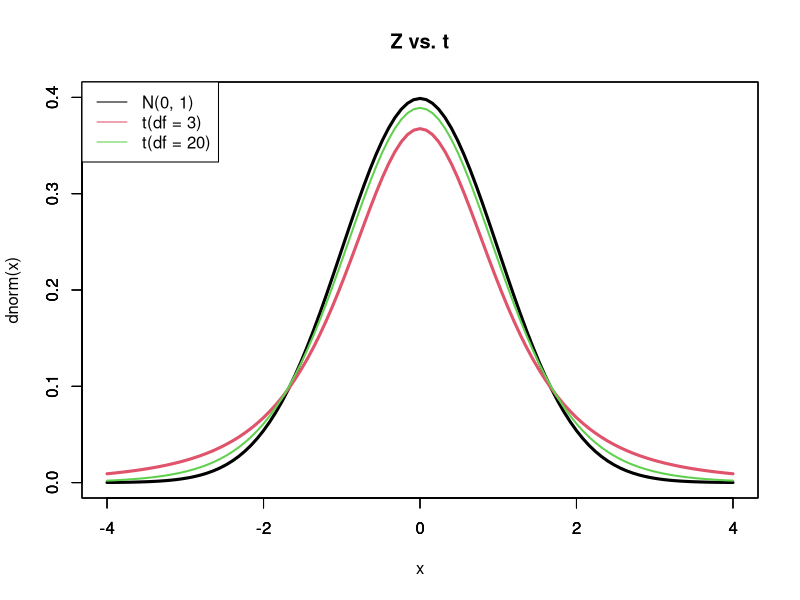
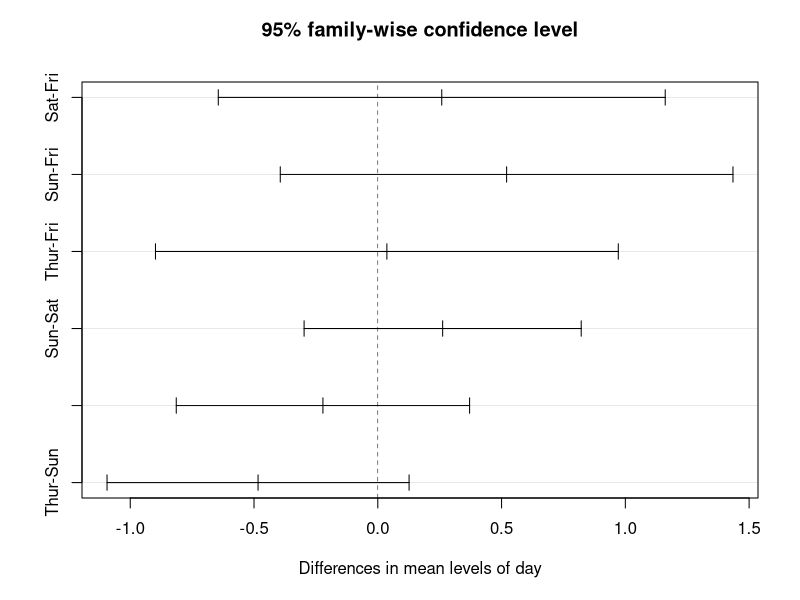
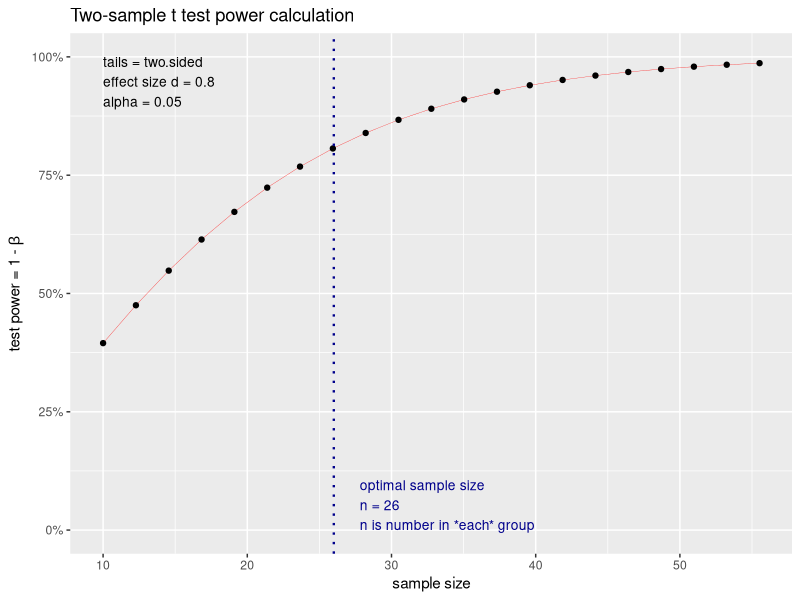

Reproduce these figures in R, in order.
## ---- chunk 1
dice <- matrix(c("確率", "1/6", "1/6", "1/6", "1/6", "1/6", "1/6"), nrow = 1)
colnames(dice) <- c("x", "1", "2", "3", "4", "5", "6")
knitr::kable(dice, caption = "サイコロの確率分布", align = "ccccccc")
## ---- chunk 2
set.seed(442)# 乱数の再現性確保のための指示。関数内の数字に特に意味はないため各自別の値を使っても良い。
die <- 1:6
d <- sample(die,size=1,replace = TRUE)
d
## ---- chunk 3
set.seed(352) 
d1 <- sample(die,size=10,replace = TRUE)
d2 <- sample(die,size=10,replace = TRUE)
d3 <- sample(die,size=10,replace = TRUE)
d_mean <- matrix(c(mean(d1),mean(d2),mean(d3)),nrow = 1)
colnames(d_mean) <- c("d1の平均", "d2の平均", "d3の平均")
knitr::kable(d_mean, caption = "サイコロの標本平均比較", align = "ccc")
## ---- chunk 4
set.seed(541) 
d10 <- sample(die,size=10,replace = TRUE)
d100 <- sample(die,size=100,replace = TRUE)
d1000 <- sample(die,size=1000,replace = TRUE)
d_lln <- matrix(c(mean(d10),mean(d100),mean(d1000)),nrow = 1)
colnames(d_lln) <- c("10回試行の平均", "100回試行の平均", "1,000回試行の平均")
knitr::kable(d_lln, caption = "サイコロの標本平均比較２", align = "ccc")
## ---- chunk 5
curve(dnorm, -4, 4, type = "l", col = 1, lwd = 3, xlim=c(-4,4), ylim=c(0,0.4))
par(new=T)
curve(dt(x, 3), -4, 4, type="l", col = 2, lwd = 3, xlim=c(-4,4), ylim=c(0,0.4), ann = FALSE)
par(new=T)
curve(dt(x, 10), -4, 4, type="l", col = 3, lwd = 2, xlim=c(-4,4), ylim=c(0,0.4), ann = FALSE)
legend("topleft", legend=c("N(0, 1)", "t(df = 3)", "t(df = 20)"), lty=1, col=1:3)
title("Z vs. t")
## ---- chunk 6
bulb_alt <- matrix(c(1873, 1685, 2275, 1760, 1769, 2176, 1748, 1760, 1994, 1473, 1715, 1771, 1784, 1684, 2038, 1850),nrow = 1)
knitr::kable(bulb_alt)
## ---- chunk 7
bulb <- c(1873, 1685, 2275, 1760, 1769, 2176, 1748, 1760, 1994, 1473, 1715, 1771, 1784, 1684, 2038, 1850)

bulb_ci <- t.test(bulb) #t検定の実施と格納
bulb_ci$conf.int #信頼区間の出力（デフォルトで95%信頼水準）
## ---- chunk 8
qnorm(0.025, lower.tail=FALSE)
## ---- chunk 9
n <- length(bulb)
z <- qnorm(0.025, lower.tail=FALSE)
xbar <- mean(bulb)
sigma <- 180
#信頼区間の計算
upper <- xbar+z*(sigma/sqrt(n))
lower <- xbar-z*(sigma/sqrt(n))
#結果のまとめと出力
ci.bulb <- matrix(c(lower,upper),nrow=1)
colnames(ci.bulb) <- c("ci.lower", "ci.upper")
knitr::kable(ci.bulb, caption = "Bulb data CI（95%）", align = "cc")
## ---- chunk 10
reject <- c("H0を棄却", "H0を採択")
t <- c("Type 1 error","✓")
f <- c("✓","Type 2 error")
tab_error <- cbind(reject,t,f)
colnames(tab_error) <- c(" ", "H0が真", "H0が偽")
knitr::kable(tab_error, caption = "検定の誤り", align = "ccc")

## ---- chunk 11
mean(bulb)
## ---- chunk 12
t.test(bulb, alternative = "two.sided", mu = 1700)
## ---- chunk 13
n <- length(bulb)
z <- qnorm(0.025, lower.tail=FALSE)
xbar <- mean(bulb)
sigma <- 180
mu <- 1700

#Test statistic
Z <- (xbar - mu)/(sigma/sqrt(n))
Z
## ---- chunk 14
library(tidyverse)
firmdata <- readxl::read_xlsx("data/MktRes_firmdata.xlsx")
firm2018 <- firmdata %>% 
  filter(fyear == 2018) %>% 
  mutate(ad_dummy = ifelse(adint > median(adint),1, 0))

t.test(sales ~ ad_dummy, data = firm2018)
t.test(sales ~ ad_dummy, data = firm2018,var.equal=T)
## ---- chunk 15
var.test(sales ~ ad_dummy, data = firm2018, ratio = 1)

## ---- chunk 16
library(reshape2)
str(tips)
## ---- chunk 17
s <- aov(tip ~ day, data = tips)
anova(s)
## ---- chunk 18
tukey_result <- TukeyHSD(s)
tukey_result
plot(tukey_result)
## ---- chunk 19
library(pwr)
## ---- chunk 20
est_n <- pwr.t.test(d=0.8, power=0.8, sig.level=0.05)
est_n
## ---- chunk 21
plot(est_n)
## ---- chunk 22
pwr.t.test(d=0.8, n=26, sig.level=0.05)
